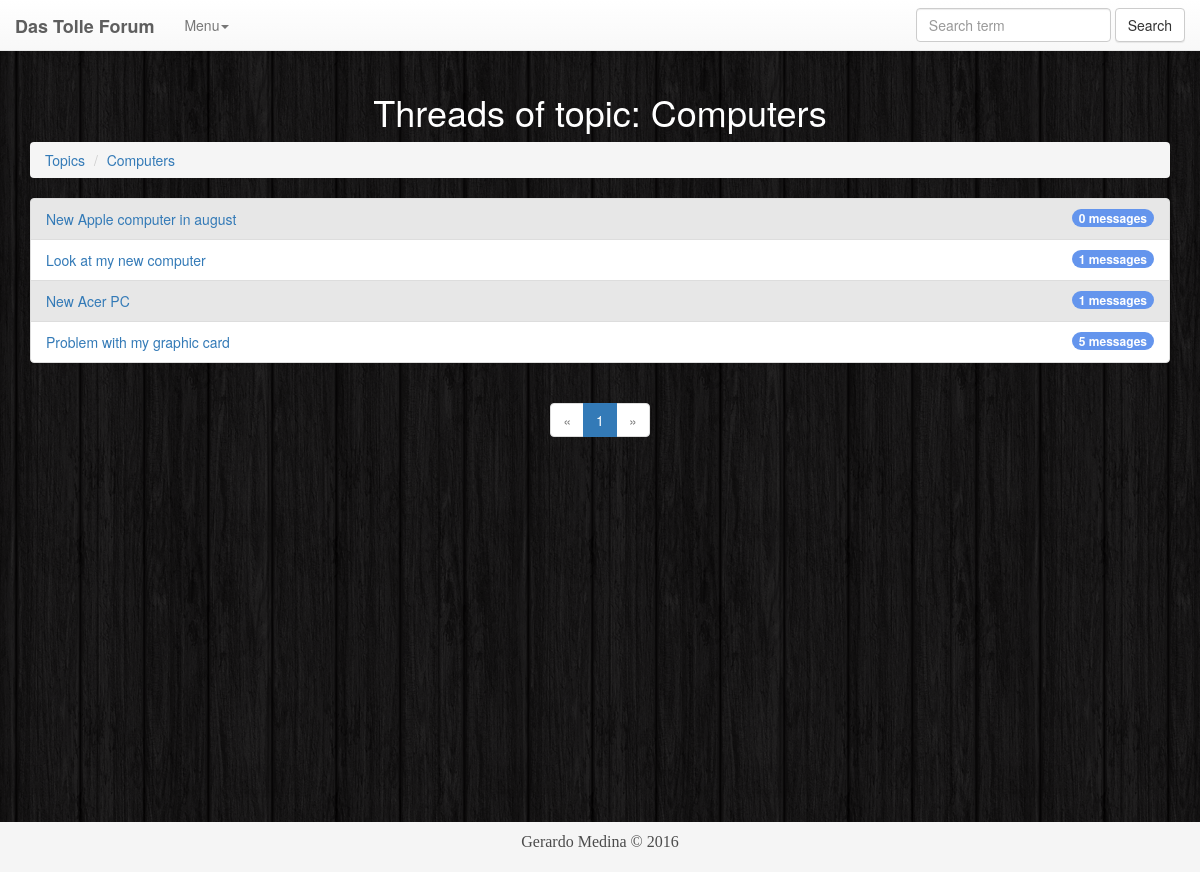
Screenshot of /30/threads with the database file from the repository.
### forum/models.py (models this page shows, shortened)
class Topic(models.Model):
    name = models.CharField(max_length=30)
    no_of_threads = models.IntegerField(default=0)

class Thread(models.Model):
    title = models.CharField(max_length=100)
    topic = models.ForeignKey(Topic) #1:N
    no_of_messages = models.IntegerField(default=0)
    date_created = models.DateTimeField(auto_now_add=True)

### forum/views.py (the view)
# urls.py: url(r'^(?P<pk>[0-9]+)/threads$', forum.views.show_threads),
def show_threads(request, pk):
    topic = Topic.objects.get(pk=pk)
    threads = Thread.objects.filter(topic=topic)
    paginator = Paginator(threads, threads_per_page)  # Show 25 contacts per page
    page = request.GET.get('page')
    try:
        threads = paginator.page(page)
    except PageNotAnInteger:
        threads = paginator.page(1)
    except EmptyPage:
        threads = paginator.page(paginator.num_pages)
    return render(request, 'threads.html', {'threads': threads, 'topic':topic})

### templates/threads.html (shortened to what this page needs)
{% extends "base.html" %}
{% load bootstrap3 %}
{% block content %}
    <div class="container">
        <h1>Threads of topic: {{ topic.name }}
        </h1>
        <ol class="breadcrumb">
            <li><a href="/topics">Topics</a></li>
            <li><a href="#">{{ topic.name }}</a></li>
        </ol>
        <ul class="list-group">
            {% for thread in threads %}
                <li class="list-group-item stripedli">
                    <span class="badge"
                          style="background-color: cornflowerblue">{{ thread.no_of_messages }} messages</span>
                    <a href="/{{ topic.pk }}/{{ thread.pk }}/messages">{{ thread.title }}</a>
                </li>
            {% endfor %}
        </ul>
        <center>
            <nav>
                <ul class="pagination">
                    <li {% if not threads.has_previous %}class="disabled"{% endif %}>
                        <a {% if threads.has_previous %}href="?page={{ threads.previous_page_number }}"{% endif %}>
                            <span aria-hidden="true">&laquo;</span></a></li>
                    {% for range in threads.paginator.page_range %}
                        {% if range == threads.number %}
                            <li class="active "><a href="?page={{ range }}">{{ range }}</a></li>
                        {% else %}
                            <li class="{% if range == threads.number %}active {% endif %}"><a
                                    href="?page={{ range }}">{{ range }}</a></li>
                        {% endif %}
                    {% endfor %}
                    <li {% if not threads.has_next %}class="disabled"{% endif %}>
                        <a  {% if threads.has_next %} href="?page={{ threads.next_page_number }}" {% endif %}>
                            <span aria-hidden="true">&raquo;</span></a></li>
                </ul>
            </nav>
        </center>
    </div>
{% endblock %}

### forum/static/css/styles.css (style rules this page uses)
li { color: black; }
html, body { margin: 0; margin-top: 3%; padding: 0; height: 100%; display: table; table-layout: fixed; width: 100%; color: #f2f2f2; }
.stripedli:nth-child(odd) { background-color: #e7e7e7; }
h1 { text-align: center; color: #ffffff; }

### rows the page displays
Topic: name "Computers"
Thread: no_of_messages "0", title "New Apple computer in august"
Thread: no_of_messages "1", title "Look at my new computer"
Thread: no_of_messages "1", title "New Acer PC"
Thread: no_of_messages "5", title "Problem with my graphic card"

### other values shown
{{ range }} "1"
